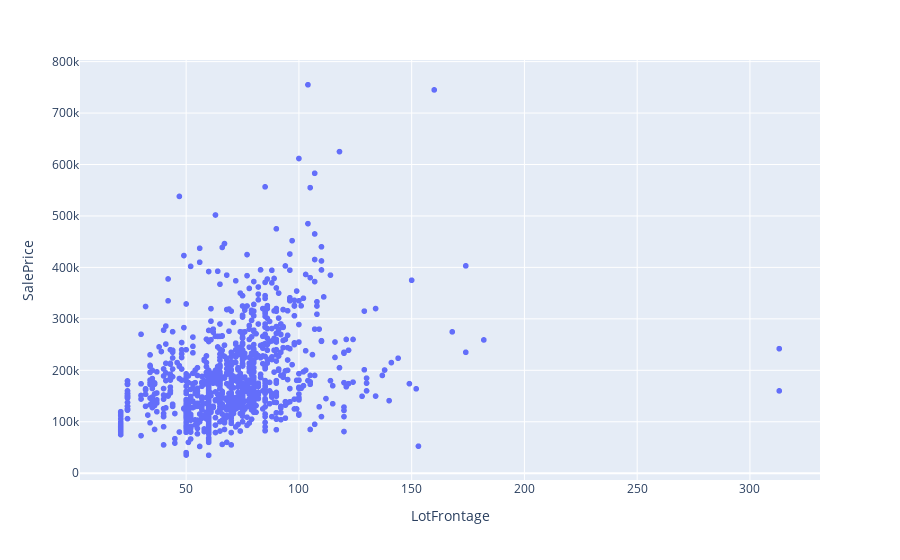

Here is the notebook cell this chart was saved with:
### Markdown cell above
* ## **LotFrontage vs SalePrice**

### Code cell
fig = px.scatter(train, x="LotFrontage" , y="SalePrice")
fig.show()

### Figure 1 — Plotly figure (JSON) as saved in the notebook; plotly's stock layout.template omitted (floating-point values rounded to 4 significant figures; data arrays with more than 128 entries replaced by an {"elided": "..."} marker saying what was removed)
{"data": [{"hovertemplate": "LotFrontage=%{x}<br>SalePrice=%{y}<extra></extra>", "legendgroup": "", "marker": {"color": "#636efa", "symbol": "circle"}, "mode": "markers", "name": "", "showlegend": false, "type": "scattergl", "x": {"elided": "1460 float values"}, "xaxis": "x", "y": {"elided": "1460 int values"}, "yaxis": "y"}], "layout": {"legend": {"tracegroupgap": 0}, "margin": {"t": 60}, "xaxis": {"anchor": "y", "domain": [0.0, 1.0], "title": {"text": "LotFrontage"}}, "yaxis": {"anchor": "x", "domain": [0.0, 1.0], "title": {"text": "SalePrice"}}}}
